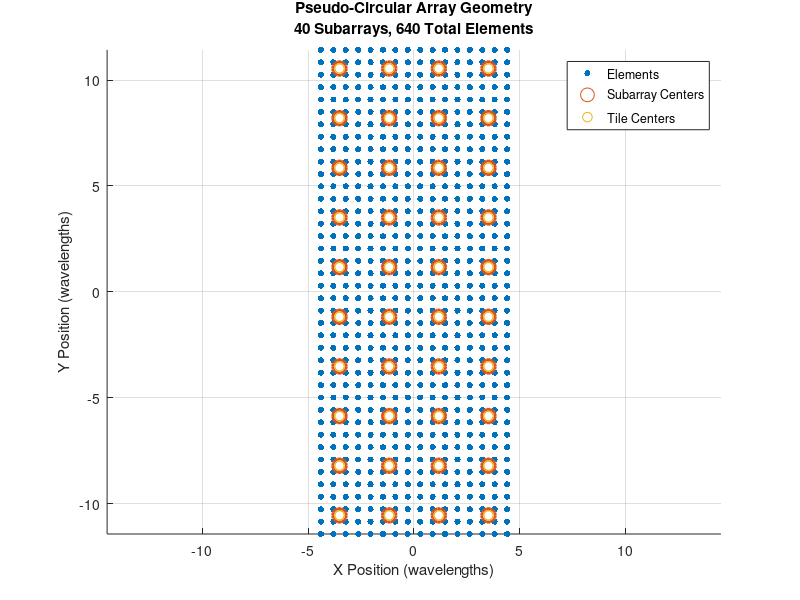

Source code (MATLAB): (Note: this script raises an error after producing the figure.)
clear, clc, close all
set(0, 'DefaultFigureWindowStyle', 'docked')
phase_quantization									=	1;
%% %%%%%%%%%%%%%%%%%%%%%% SYSTEM PARAMETERS %%%%%%%%%%%%%%%%%%%%%%%%%%%%%%%%%%%%%%%%%%%%%%%%%%%%%%%%%%%%%%%%%%%%%%%%%%%%%%%%%
fc													=	6e9;								% Central frequency (Hz)
c													=	3e8;								% Speed of light (m/s)
Azimuth_max											=	45;									% Maximum Azimuth Steering
Elevation_max										=	45;									% Maximum Elevation Steering
phase_shifter_ENOB									=	6;
SLL													=	-33;
nbar												=	4;
lambda												=	c/fc;								% Wavelength (m)
dx													=	lambda/(1 + sind(Azimuth_max));		% Element spacing within subarray (m)
dy													=	lambda/(1 + sind(Elevation_max));	% Element spacing within subarray (m)
k													=	2 * pi / lambda;					% Wave number
		
% Beam steering directions					
azimuth_steer										=	0;									% Azimuth angle to steer beam (degrees)
elevation_steer										=	0;									% Elevation angle to steer beam (degrees)

%% %%%%%%%%%%%%%%%%%%%%%% PSEUDO-CIRCULAR ARRAY CONFIGURATION %%%%%%%%%%%%%%%%%%%%%%%%%%%%%%%%%%%%%%%%%%%%%%%%%%%%%%%%%%%%%%
aperture_distribution								=	[4, 4, 4, 4, 4, 4, 4, 4, 4, 4];		% Subarray Placements
total_rows											=	length(aperture_distribution);
max_subarrays										=	max(aperture_distribution);
				
subarray_size										=	[4, 4];							% [rows, columns] of elements per subarray
Tile_size											=	[4, 4];							% [rows, columns] of elements per Tile
elements_per_subarray								=	prod(subarray_size);
				
% Calculate total number of elements				
total_subarrays										=	sum(aperture_distribution);
total_elements										=	total_subarrays * elements_per_subarray;
N_element_AZ										=	max_subarrays*subarray_size(2);		% Number of elements in Azimuth Coordinate
N_element_EL										=	total_rows*subarray_size(1);		% Number of elements in Elevation Coordinate
fprintf('Array Configuration:\n');
fprintf('  Total subarrays: %d\n', total_subarrays);
fprintf('  Elements per subarray: %d\n', elements_per_subarray);
fprintf('  Total elements: %d\n', total_elements);

%% %%%%%%%%%%%%%%%%%%%%%% CREATE ARRAY GEOMETRY %%%%%%%%%%%%%%%%%%%%%%%%%%%%%%%%%%%%%%%%%%%%%%%%%%%%%%%%%%%%%%%%%%%%%%%%%%%%
element_positions									=	zeros(total_elements,2);
subarray_centers									=	zeros(total_subarrays,2);
element_count										=	0;
iii                                 				=   0;
jjj                                 				=   0;
max_x = 0;		
max_y = 0;		
for row												=	1:total_rows
    num_subarrays_in_row							=	aperture_distribution(row);
    
    % column positions for this row (centered)
    col_offset										=	-(num_subarrays_in_row - 1) * subarray_size(2) * dx / 2;
					
    for col											=	1:num_subarrays_in_row
        iii                         				=   iii + 1;
				
		% Subarray center position				
        subarray_x									=	col_offset + (col-1) * subarray_size(2) * dx;
        subarray_y									=	(row-1) * subarray_size(1) * dy;
        subarray_centers(iii,:)     				=   [subarray_x, subarray_y];
        
		% Create elements within this subarray
        for i										=	1:subarray_size(1)
            for j									=	1:subarray_size(2)
                element_x							=	subarray_x + (j - (subarray_size(2)+1)/2) * dx;
                element_y							=	subarray_y + (i - (subarray_size(1)+1)/2) * dy;
                jjj                 				=   jjj + 1;
                element_positions(jjj,:)			=	[element_x, element_y];
                element_count						=	element_count + 1;
																	
            end		
        end		
    end		
end		
			
% Center the entire array		
element_positions(:,1)								=	element_positions(:,1) - mean(element_positions(:,1));
element_positions(:,2)								=	element_positions(:,2) - mean(element_positions(:,2));
subarray_centers(:,1)								=   subarray_centers(:,1) - mean(subarray_centers(:,1));
subarray_centers(:,2)								=   subarray_centers(:,2) - mean(subarray_centers(:,2));
		
Tile_centers										=	subarray_centers;


%% %%%%%%%%%%%%%%%%%%%%%% PLOT ARRAY GEOMETRY %%%%%%%%%%%%%%%%%%%%%%%%%%%%%%%%%%%%%%%%%%%%%%%%%%%%%%%%%%%%%%%%%%%%%%%%%%%%%%
scatter(element_positions(:,1)/lambda, element_positions(:,2)/lambda, 20, 'filled');
axis equal; grid on; hold on;
scatter(subarray_centers(:,1)/lambda, subarray_centers(:,2)/lambda, 100, 'ro', 'LineWidth', 2);
scatter(Tile_centers(:,1)/lambda, Tile_centers(:,2)/lambda, 50, 'ko', 'LineWidth', 1);
xlabel('X Position (wavelengths)'); ylabel('Y Position (wavelengths)'); legend('Elements', 'Subarray Centers', 'Tile Centers');
title(sprintf('Pseudo-Circular Array Geometry\n%d Subarrays, %d Total Elements', total_subarrays, total_elements));

%% %%%%%%%%%%%%%%%%%%%%%% BEAMFORMING CALCULATION %%%%%%%%%%%%%%%%%%%%%%%%%%%%%%%%%%%%%%%%%%%%%%%%%%%%%%%%%%%%%%%%%%%%%%%%%%
az_rad												=	deg2rad(azimuth_steer);
el_rad												=	deg2rad(elevation_steer);
				
u_steer												=	sin(az_rad);%cos(el_rad) * cos(az_rad);				
v_steer												= 	sin(el_rad);%cos(el_rad) * sin(az_rad);				
		
% Calculate steering vector (phase shifts)		
phase_shifts										=	k * (element_positions(:,1) * u_steer + element_positions(:,2) * v_steer);
if phase_quantization								==	1
	phase_steps										=	2*pi/(2^phase_shifter_ENOB);
	phase_shifts									=	round(phase_shifts/phase_steps)*phase_steps;
end		
steering_vector										=	exp(1j * phase_shifts);
weights												=	steering_vector / sqrt(total_elements);

%% %%%%%%%%%%%%%%%%%%%%%% Taper Design %%%%%%%%%%%%%%%%%%%%%%%%%%%%%%%%%%%%%%%%%%%%%%%%%%%%%%%%%%%%%%%%%%%%%%%%%%%%%%%%%
max_elements_x										=	N_element_AZ;%/Tile_size(2);
max_elements_y										=	N_element_EL;%/Tile_size(1);
		
% Generate 1D Taylor and Bayliss windows		
taylor_x_tmp										=	taylorwin(N_element_AZ/Tile_size(2), nbar, SLL);
taylor_y_tmp										=	taylorwin(N_element_EL/Tile_size(1), nbar, SLL);
bayliss_x_tmp										=	baylisswin(N_element_AZ/Tile_size(2), nbar, SLL);
bayliss_y_tmp										=	baylisswin(N_element_EL/Tile_size(1), nbar, SLL);
for i 												=	1:length(taylor_x_tmp)
	taylor_x((i-1)*Tile_size(2)+1:i*Tile_size(2))	=	repmat(taylor_x_tmp(i),Tile_size(2),1);
	bayliss_x((i-1)*Tile_size(2)+1:i*Tile_size(2))	=	repmat(bayliss_x_tmp(i),Tile_size(2),1);
end
for i 												=	1:length(taylor_y_tmp)
	taylor_y((i-1)*Tile_size(1)+1:i*Tile_size(1))	=	repmat(taylor_y_tmp(i),Tile_size(1),1);
	bayliss_y((i-1)*Tile_size(1)+1:i*Tile_size(1))	=	repmat(bayliss_y_tmp(i),Tile_size(1),1);
end
% Map element positions to indices
x_positions											=	element_positions(:,1);
y_positions											=	element_positions(:,2);
x_min												=	min(x_positions); 
x_max												=	max(x_positions);
y_min												=	min(y_positions); 
y_max												=	max(y_positions);
		
if x_max											==	x_min
    x_indices										=	ones(size(x_positions)) * (max_elements_x/2);
else										
    x_indices										=	round((x_positions - x_min) / (x_max - x_min) * (max_elements_x-1)) + 1;
end		
		
if y_max											==	y_min
    y_indices										=	ones(size(y_positions)) * (max_elements_y/2);
else										
    y_indices										=	round((y_positions - y_min) / (y_max - y_min) * (max_elements_y-1)) + 1;
end						   		
		
% Initialize weights for three cases		
weights_tt											=	zeros(total_elements, 1);
weights_tb											=	zeros(total_elements, 1);
weights_bt											=	zeros(total_elements, 1);
		
% Assign weights		
for i												=	1:total_elements
    weights_tt(i)									=	taylor_x(x_indices(i)) * taylor_y(y_indices(i));
    weights_tb(i)									=	taylor_x(x_indices(i)) * bayliss_y(y_indices(i));
    weights_bt(i)									=	bayliss_x(x_indices(i)) * taylor_y(y_indices(i));
end		
		
% Combine with steering vector and normalize		
weights_tt											=	steering_vector .* weights_tt;
weights_tb											=	steering_vector .* weights_tb;
weights_bt											=	steering_vector .* weights_bt;
												
weights_tt											=	weights_tt / sqrt(sum(abs(weights_tt).^2));
weights_tb											=	weights_tb / sqrt(sum(abs(weights_tb).^2));
weights_bt											=	weights_bt / sqrt(sum(abs(weights_bt).^2));

%% %%%%%%%%%%%%%%%%%%%%%% PATTERN CALCULATION %%%%%%%%%%%%%%%%%%%%%%%%%%%%%%%%%%%%%%%%%%%%%%%%%%%%%%%%%%%%%%%%%%%%%%%%%%%%%%
az_angles											=	-60:0.1:60;                 
el_angles											=	-60:0.1:60;                 
pattern_tt											=	zeros(length(az_angles), length(el_angles));
pattern_tb											=	zeros(length(az_angles), length(el_angles));
pattern_bt											=	zeros(length(az_angles), length(el_angles));
				
for az_idx											=	1:length(az_angles)
    for el_idx										=	1:length(el_angles)
        az_rad_current								=	deg2rad(az_angles(az_idx));
        el_rad_current								=	deg2rad(el_angles(el_idx));
        u_current									=	sin(az_rad_current);
        v_current									=	sin(el_rad_current);
																
			
        array_response								=	exp(1j * k * (element_positions(:,1) * u_current + element_positions(:,2) * v_current));
        pattern_tt(az_idx, el_idx)					=	abs(weights_tt' * array_response);
        pattern_tb(az_idx, el_idx)					= 	abs(weights_tb' * array_response);
        pattern_bt(az_idx, el_idx)					=	abs(weights_bt' * array_response);
    end
end

%% %%%%%%%%%%%%%%%%%%%%%% PLOT PATTERNS %%%%%%%%%%%%%%%%%%%%%%%%%%%%%%%%%%%%%%%%%%%%%%%%%%%%%%%%%%%%%%%%%%%%%%%%%%%%%%%%%%%%
% Taylor × Taylor (sum pattern)
[~, el_idx]											=	min(abs(el_angles - elevation_steer));
az_pattern_tt										=	pattern_tt(:, el_idx);
figure; plot(az_angles, 20*log10(az_pattern_tt)); grid on;
xlabel('Azimuth Angle (degrees)'); ylabel('Gain (dB)');
title(sprintf('Azimuth Pattern at Elevation = %.1f°', elevation_steer)); xlim([-90, 90]); ylim([-50,50]);

[~, az_idx]											=	min(abs(az_angles - azimuth_steer));
el_pattern_tt										=	pattern_tt(az_idx, :);
figure; plot(el_angles, 20*log10(el_pattern_tt)); grid on;
xlabel('Elevation Angle (degrees)'); ylabel('Gain (dB)');
title(sprintf('Elevation Pattern at Azimuth = %.1f°', azimuth_steer)); xlim([-90, 90]); ylim([-50,50]);

% Taylor × Bayliss (difference in elevation)
el_pattern_tb										=	pattern_tb(az_idx, :);											  
figure; plot(az_angles, 20*log10(el_pattern_tb)); grid on;
xlabel('Azimuth Angle (degrees)'); ylabel('Gain (dB)');
title(sprintf('Elevation Difference Pattern at Azimuth = %.1f°', azimuth_steer)); xlim([-90, 90]); ylim([-50,50]);																  

% Bayliss × Taylor (difference in azimuth)
az_pattern_bt										=	pattern_bt(:, el_idx);																				   
figure; plot(el_angles, 20*log10(az_pattern_bt)); grid on;
xlabel('Elevation Angle (degrees)'); ylabel('Gain (dB)');
title(sprintf('Azimuth Difference Pattern at Elevation = %.1f°', elevation_steer)); xlim([-90, 90]); ylim([-50,50]);

% 3D Pattern
figure; [AZ, EL]									=	meshgrid(az_angles, el_angles);
mesh(AZ, EL, 20*log10(pattern_tt'));
xlabel('Azimuth (degrees)'); ylabel('Elevation (degrees)'); zlabel('Gain (dB)');
title('3D Radiation SUM Pattern'); colorbar; view(45, 30); axis tight;

figure; [AZ, EL]									=	meshgrid(az_angles, el_angles);
mesh(AZ, EL, 20*log10(pattern_tb'));
xlabel('Azimuth (degrees)'); ylabel('Elevation (degrees)'); zlabel('Gain (dB)');
title('3D Radiation Elevation Difference Pattern'); colorbar; view(45, 30); axis tight;

figure; [AZ, EL]									=	meshgrid(az_angles, el_angles);
mesh(AZ, EL, 20*log10(pattern_bt'));
xlabel('Azimuth (degrees)'); ylabel('Elevation (degrees)'); zlabel('Gain (dB)');
title('3D Radiation Azimuth Difference Pattern'); colorbar; view(45, 30); axis tight;

%% %%%%%%%%%%%%%%%%%%%%%% BEAMPOINTING CALCULATION %%%%%%%%%%%%%%%%%%%%%%%%%%%%%%%%%%%%%%%%%%%%%%%%%%%%%%%%%%%%%%%%%%%%%%%%%%%%
[peak_az_idx,peak_el_idx]							=	find(pattern_tt == max(pattern_tt(:)));
actual_az_steer										=	az_angles(peak_az_idx);
actual_el_steer										=	el_angles(peak_el_idx);
fprintf('Requested steering: Az=%.1f°, El=%.1f°\n', azimuth_steer, elevation_steer);
fprintf('Actual steering: Az=%.1f°, El=%.1f°\n', actual_az_steer, actual_el_steer);

%% %%%%%%%%%%%%%%%%%%%%%% BEAMWIDTH CALCULATION %%%%%%%%%%%%%%%%%%%%%%%%%%%%%%%%%%%%%%%%%%%%%%%%%%%%%%%%%%%%%%%%%%%%%%%%%%%%
% Calculate 3dB beamwidth for azimuth pattern
az_pattern_db										=	20*log10(az_pattern_tt);
peak_gain											=	max(az_pattern_db);
half_power											=	peak_gain - 3;
				
% Find -3dB points				
above_3db											=	az_pattern_db >= half_power;
indices												=	find(diff(above_3db) ~= 0);
az_bw												=	az_angles(indices(2)) - az_angles(indices(1));
fprintf('Azimuth Beamwidth: %.2f degrees\n', az_bw);	

% Calculate 3dB beamwidth for elevation pattern
el_pattern_db										=	20*log10(el_pattern_tt);
peak_gain											=	max(el_pattern_db);
half_power											=	peak_gain - 3;
				
% Find -3dB points				
above_3db											=	el_pattern_db >= half_power;
indices												=	find(diff(above_3db) ~= 0);
el_bw												=	el_angles(indices(2)) - el_angles(indices(1));
fprintf('Elevation Beamwidth: %.2f degrees\n', el_bw);
fprintf('Peak Gain: %.2f dB\n', peak_gain);

function w											=	baylisswin(N, nbar, sll) 
	sll 											=	sll - 20;
    n                                       		=   (1:N)' - (N+1)/2;
	w_t                                     		=   taylorwin(N,nbar,sll);
    w                                       		=   w_t.*n;
    w												=	w/sqrt(sum(abs(w).^2));
    % A												=	acosh(10^(-sll/20))/pi;
	% w												=	zeros(N,1);
	% sigma											=	1.2;
	% xi											=	sinh(A)/(N/2);
	% u_k											=	zeros(nbar,1);
	% for k											=	1:nbar
	% 	u_k(k)										=	sigma*xi*(1 + (k-0.5)/(nbar+1));
	% end		
    % for k											=	1:nbar
    %     w											=	w + (-1)^(k+1)*sin(pi + u_k(k)*(2*n+1)/N);
    % end		
	
    % w												=   w_t.*w;
	% w												=	w.*sign(sum(abs(w).^2));
end